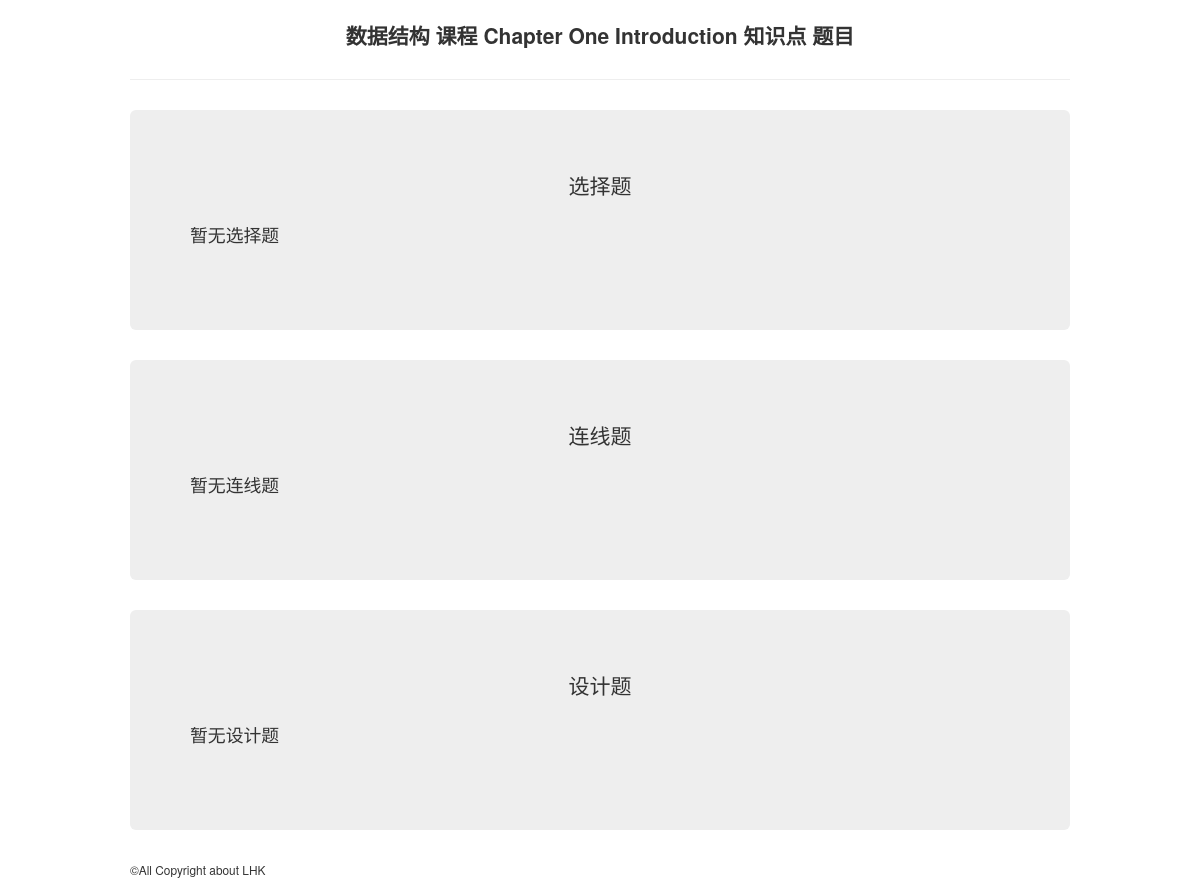
The app's page /Tapp/knowledges/2/, older data.
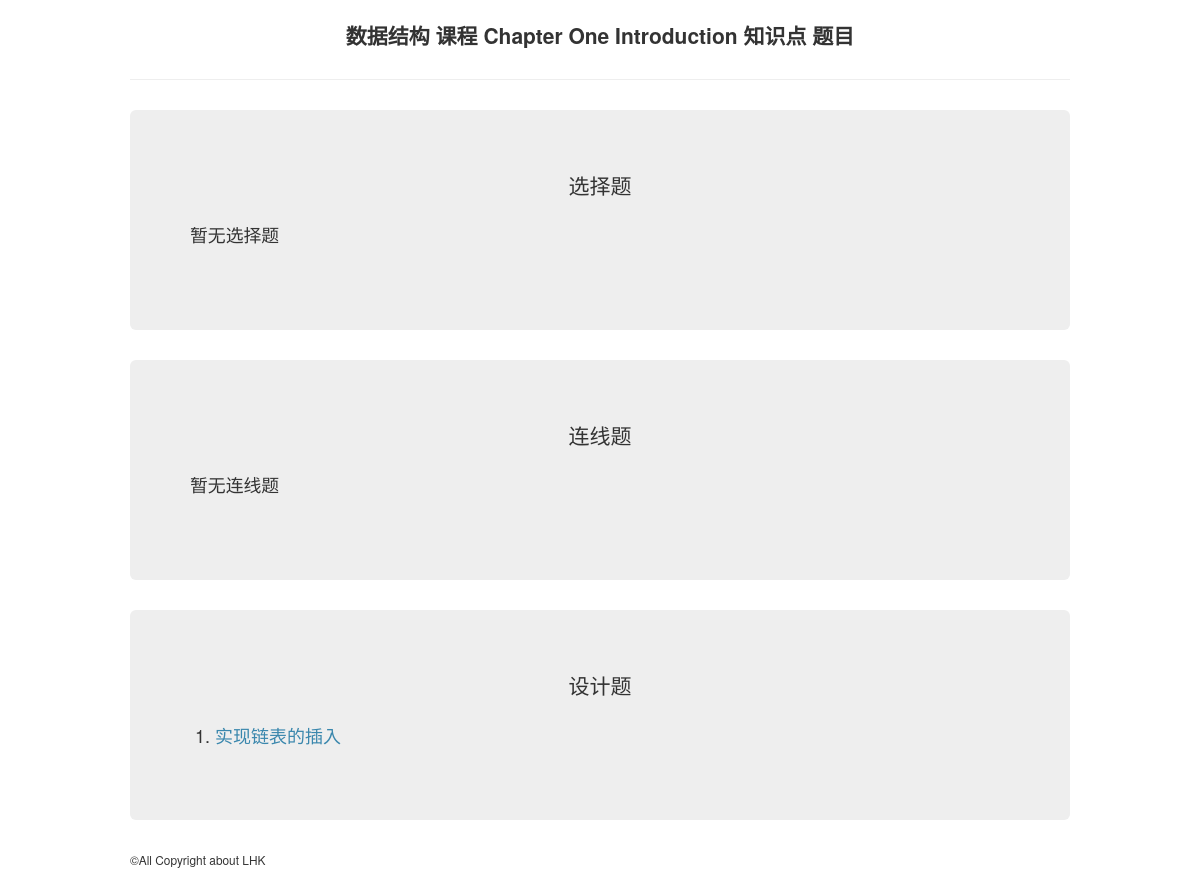
The same page, newer data.
### Tapp/models.py (models this page shows, shortened)
class DesignQuestion(models.Model): # 程序设计题
    knowledge = models.ForeignKey(Knowledge,on_delete=models.CASCADE) # 对应知识
    question_text = models.CharField(max_length=200) # 问题描述
    question_language = models.CharField(max_length=30,choices=[('C','C language'),('C++','C plus plus'),('Python','Python'),('Verilog','Verilog')]) # 需要的语言
    total_submit = models.IntegerField(default=0) # 总提交人数
    correct_submit = models.IntegerField(default=0) # 正确人数
    example_input = models.TextField(default="No") # 示例输入
    example_output = models.TextField(default="No") # 示例输出
    inputFile = models.FileField(default="Files/empty.json", upload_to="Files/") # 输入用例
    outputFile = models.FileField(default="Files/empty.json", upload_to="Files/") # 输出结果
    question_analysis = models.TextField(default="no") # 正确代码 -- 用于比对

### Tapp/views.py (the view)
# urls.py: path('knowledges/<int:pk>/',views.knowledgeDetail, name="knowledgeDetail"),
def knowledgeDetail(request,pk): # 知识点信息
    try:
        knowledge = Knowledge.objects.get(pk=pk)
        selectSet = knowledge.selectquestion_set.all()
        drawSet = knowledge.drawquestion_set.all()
        designSet = knowledge.designquestion_set.all()
        context = {
            "knowledge":knowledge,
            "selectSet":selectSet,
            "drawSet":drawSet,
            "designSet":designSet
        }
        return render(request,'Tapp/knowledgeDetail.html',context)
    except Exception:
        return Http404("No such knowledge")

### Tapp/templates/Tapp/knowledgeDetail.html (shortened to what this page needs)
<head>
    {% load static %}
    <link rel="stylesheet" href="{% static 'Tapp/css/bootstrap.css' %}">
</head>
<body>
    <div class="container">
    {% if knowledge %}
    <div class="page-header">
        <p class="lead text-center"><strong>{{ knowledge.course.course_name }} 课程 {{ knowledge.knowledge_name }} 知识点 题目</strong></p>
    </div>
    <div class="hero-unit">
        <p class="lead text-center">选择题</p>
        {% if selectSet %}
        <ol>
            {% for select in selectSet %}
            <li><a href="{% url 'Tapp:selectDetail' select.id %}" class="text-info"> {{ select.question_text }} </a></li>
            {% endfor %}
        </ol>
        {% else %}
            <p class="lead"><small>暂无选择题</small></p>
        {% endif %}
    </div>
    <div class="hero-unit">
        <p class="lead text-center">连线题</p>
        {% if drawSet %}
        <ol>
            {% for draw in drawSet %}
            <li><a href="{% url 'Tapp:drawDetail' draw.id %}" class="text-info"> {{ draw.question_text }} </a></li>
            {% endfor %}
        </ol>
        {% else %}
            <p class="lead"><small>暂无连线题</small></p>
        {% endif %}
    </div>
    <div class="hero-unit">
        <p class="lead text-center">设计题</p>
        {% if designSet %}
        <ol>
            {% for design in designSet %}
            <li><a href="{% url 'Tapp:designDetail' design.id %}" class="text-info"> {{ design.question_text }} </a></li>
            {% endfor %}
        </ol>
        {% else %}
        <p class="lead"><small>暂无设计题</small></p>
        {% endif %}
    </div>
    {% else %}
        <p class="lead">No such Knowledge</p>
    {% endif %}
    </div>
</body>
<footer>
    <div class="container">
        <small>&COPY;All Copyright about LHK</small>
    </div>
</footer>

Row changes from the older to the newer data that the page shows:
added DesignQuestion: question_text "实现链表的插入"
Text that changed along with them:
text no longer shown: "暂无设计题"
